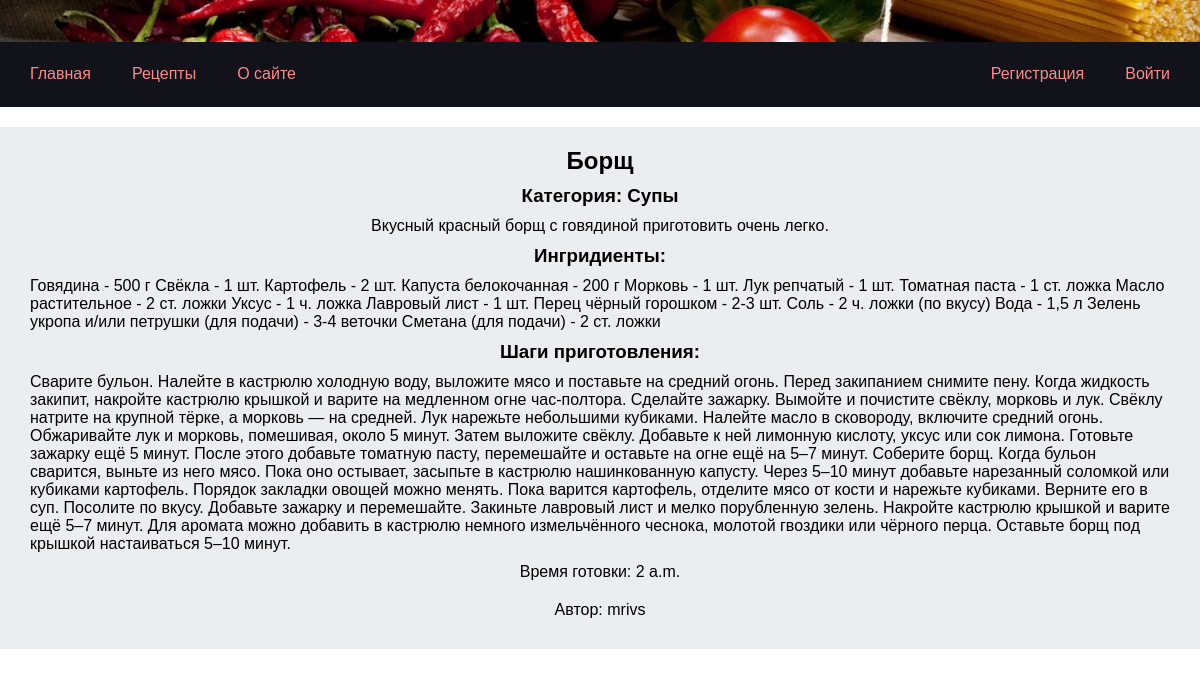
/recipe/1/, run on an earlier commit of the app's database.
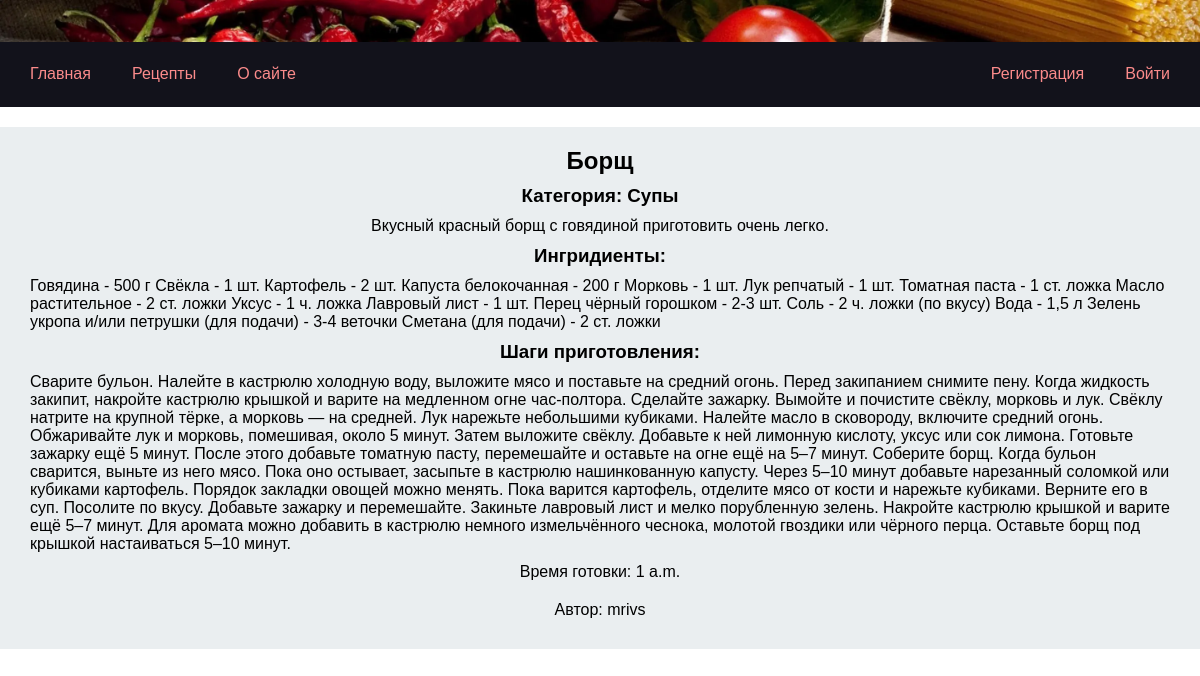
And on a later commit of the database.
### app_cookbook/models.py (models this page shows, shortened)
class Recipe(models.Model):
    title=models.CharField(max_length=100)
    description=models.TextField(max_length=2000)
    ingredients=models.TextField(max_length=2000, default='')
    steps=models.TextField(max_length=2000)
    cooking_time=models.TimeField()
    pecipe_image=models.ImageField(null=True, blank=True)
    author=models.ForeignKey(User,on_delete=models.CASCADE)
    category = models.ForeignKey(Category, on_delete=models.CASCADE)

class Category(models.Model):
    name=models.CharField(max_length=100)
    description=models.TextField(max_length=2000)

### app_cookbook/views.py (the view)
# urls.py: path('recipe/<int:id>/', views.recipe_detail, name='recipe_detail'),
def recipe_detail(request, id):
    recipe = Recipe.objects.get(id=id)
    context = {"title": "recipe_detail",'recipe':recipe}
    return render(request, 'app_cookbook/recipe_detail.html', context)

### app_cookbook/templates/app_cookbook/recipe_detail.html (shortened to what this page needs)
{% extends 'base.html' %}
{% block content %}
<section class='section-box'>
<div class="content-box">
    <h2>{{ recipe.title }}</h2>
    <h3>Категория: {{ recipe.category.name }}</h3>
    <p>{{ recipe.description }}</p>
    <h3>Ингридиенты:</h3>
    <p> {{ recipe.ingredients }}</p>
    <h3>Шаги приготовления:</h3>
    <p> {{ recipe.steps }}</p>
    <p>Время готовки: {{ recipe.cooking_time }}</p>
    <p>Автор: {{ recipe.author.username }}</p>
</div>
</section>
{% endblock %}

What changed in the data, as far as the page shows it:
changed Recipe "Борщ": cooking_time "2 a.m." → "1 a.m."
